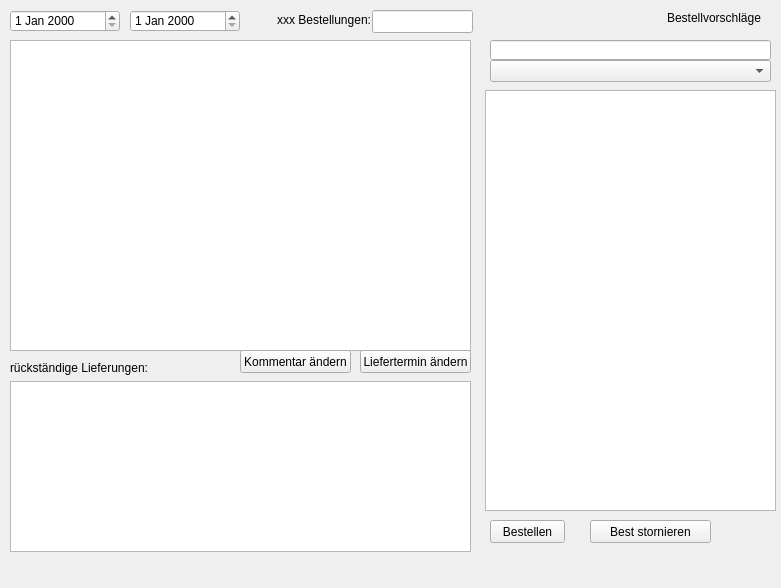
<?xml version="1.0" encoding="UTF-8"?>
<ui version="4.0">
 <class>Form_bestellung</class>
 <widget class="QWidget" name="Form_bestellung">
  <property name="geometry">
   <rect>
    <x>0</x>
    <y>0</y>
    <width>781</width>
    <height>588</height>
   </rect>
  </property>
  <property name="windowTitle">
   <string>Form</string>
  </property>
  <widget class="QLineEdit" name="lineEdit_suche">
   <property name="geometry">
    <rect>
     <x>372</x>
     <y>10</y>
     <width>101</width>
     <height>23</height>
    </rect>
   </property>
  </widget>
  <widget class="QLabel" name="label_suche">
   <property name="geometry">
    <rect>
     <x>260</x>
     <y>10</y>
     <width>111</width>
     <height>20</height>
    </rect>
   </property>
   <property name="text">
    <string>xxx Bestellungen:</string>
   </property>
   <property name="alignment">
    <set>Qt::AlignRight|Qt::AlignTrailing|Qt::AlignVCenter</set>
   </property>
  </widget>
  <widget class="QTableView" name="tableView">
   <property name="geometry">
    <rect>
     <x>10</x>
     <y>40</y>
     <width>461</width>
     <height>311</height>
    </rect>
   </property>
   <property name="dragEnabled">
    <bool>true</bool>
   </property>
   <property name="alternatingRowColors">
    <bool>true</bool>
   </property>
  </widget>
  <widget class="QListWidget" name="listWidget_vorschlag">
   <property name="geometry">
    <rect>
     <x>485</x>
     <y>90</y>
     <width>291</width>
     <height>421</height>
    </rect>
   </property>
   <property name="isWrapping" stdset="0">
    <bool>true</bool>
   </property>
   <property name="wordWrap">
    <bool>true</bool>
   </property>
  </widget>
  <widget class="QLineEdit" name="lineEdit_suche_vorschlag">
   <property name="geometry">
    <rect>
     <x>490</x>
     <y>40</y>
     <width>281</width>
     <height>20</height>
    </rect>
   </property>
  </widget>
  <widget class="QLabel" name="label_bestellvorschlag">
   <property name="geometry">
    <rect>
     <x>530</x>
     <y>10</y>
     <width>231</width>
     <height>16</height>
    </rect>
   </property>
   <property name="text">
    <string>Bestellvorschläge</string>
   </property>
   <property name="alignment">
    <set>Qt::AlignRight|Qt::AlignTrailing|Qt::AlignVCenter</set>
   </property>
  </widget>
  <widget class="QComboBox" name="comboBox_vorschlag_lieferant">
   <property name="geometry">
    <rect>
     <x>490</x>
     <y>60</y>
     <width>281</width>
     <height>22</height>
    </rect>
   </property>
  </widget>
  <widget class="QPushButton" name="pushButton_bestellen">
   <property name="geometry">
    <rect>
     <x>490</x>
     <y>520</y>
     <width>75</width>
     <height>23</height>
    </rect>
   </property>
   <property name="text">
    <string>Bestellen</string>
   </property>
  </widget>
  <widget class="QPushButton" name="pushButton_bestellung_stornieren">
   <property name="geometry">
    <rect>
     <x>590</x>
     <y>520</y>
     <width>121</width>
     <height>23</height>
    </rect>
   </property>
   <property name="text">
    <string>Best stornieren</string>
   </property>
  </widget>
  <widget class="QTableView" name="tableView_lieferverzug">
   <property name="geometry">
    <rect>
     <x>10</x>
     <y>381</y>
     <width>461</width>
     <height>171</height>
    </rect>
   </property>
  </widget>
  <widget class="QLabel" name="label_lieferverzug">
   <property name="geometry">
    <rect>
     <x>10</x>
     <y>360</y>
     <width>181</width>
     <height>16</height>
    </rect>
   </property>
   <property name="text">
    <string>rückständige Lieferungen:</string>
   </property>
  </widget>
  <widget class="QPushButton" name="pushButton_change_LT">
   <property name="geometry">
    <rect>
     <x>360</x>
     <y>350</y>
     <width>111</width>
     <height>23</height>
    </rect>
   </property>
   <property name="text">
    <string>Liefertermin ändern</string>
   </property>
  </widget>
  <widget class="QDateEdit" name="dateEdit_ab">
   <property name="geometry">
    <rect>
     <x>10</x>
     <y>10</y>
     <width>110</width>
     <height>22</height>
    </rect>
   </property>
  </widget>
  <widget class="QDateEdit" name="dateEdit_bis">
   <property name="geometry">
    <rect>
     <x>130</x>
     <y>10</y>
     <width>110</width>
     <height>22</height>
    </rect>
   </property>
  </widget>
  <widget class="QPushButton" name="pushButton_change_kommentar">
   <property name="geometry">
    <rect>
     <x>240</x>
     <y>350</y>
     <width>111</width>
     <height>23</height>
    </rect>
   </property>
   <property name="text">
    <string>Kommentar ändern</string>
   </property>
  </widget>
 </widget>
 <resources/>
 <connections/>
</ui>
